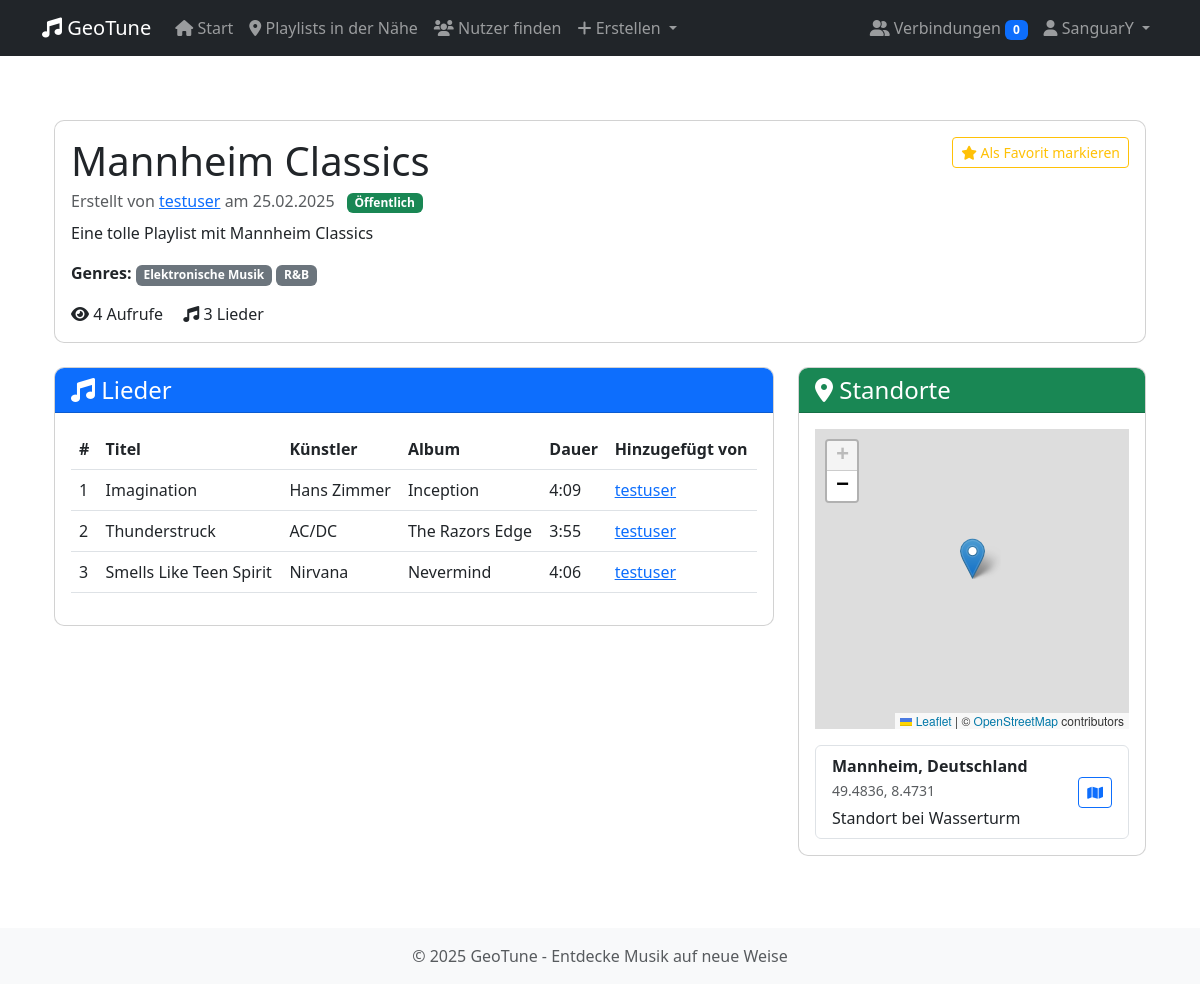
/playlist/1/ (signed in), run on the app's committed database.
### geotune/models.py (models this page shows, shortened)
class Nutzer(AbstractUser):
    bio = models.TextField(blank=True)
    profilbild = models.ImageField(upload_to='profile_pics/', blank=True, null=True)
    premium_status = models.BooleanField(default=False)

class Playlist(models.Model):
    name = models.CharField(max_length=100)
    beschreibung = models.TextField(blank=True)
    erstellungsdatum = models.DateTimeField(default=timezone.now)
    erstellt_von = models.ForeignKey(Nutzer, on_delete=models.CASCADE, related_name='erstellte_playlists')
    ist_oeffentlich = models.BooleanField(default=True)
    anzahl_aufrufe = models.IntegerField(default=0)
    genres = models.ManyToManyField(Genre, related_name='playlists')
    standorte = models.ManyToManyField(Standort, through='PlaylistStandort', related_name='playlists')

class Genre(models.Model):
    name = models.CharField(max_length=50, unique=True)
    beschreibung = models.TextField(blank=True)

class PlaylistLied(models.Model):
    playlist = models.ForeignKey(Playlist, on_delete=models.CASCADE)
    lied = models.ForeignKey(Lied, on_delete=models.CASCADE)
    hinzugefuegt_von = models.ForeignKey(Nutzer, on_delete=models.SET_NULL, null=True)
    datum_hinzugefuegt = models.DateTimeField(default=timezone.now)
    class Meta:
        unique_together = ('playlist', 'lied')

class Lied(models.Model):
    titel = models.CharField(max_length=100)
    kuenstler = models.CharField(max_length=100)
    album = models.CharField(max_length=100, blank=True)
    dauer = models.IntegerField()  # in Sekunden
    externe_url = models.URLField(blank=True)
    cover_bild = models.URLField(blank=True)
    playlists = models.ManyToManyField(Playlist, through='PlaylistLied', related_name='lieder')

class PlaylistStandort(models.Model):
    playlist = models.ForeignKey(Playlist, on_delete=models.CASCADE)
    standort = models.ForeignKey(Standort, on_delete=models.CASCADE)
    gueltig_von = models.DateTimeField(default=timezone.now)
    gueltig_bis = models.DateTimeField(null=True, blank=True)
    class Meta:
        unique_together = ('playlist', 'standort')

class Standort(models.Model):
    breitengrad = models.FloatField()
    laengengrad = models.FloatField()
    adresse = models.CharField(max_length=255, blank=True)
    stadt = models.CharField(max_length=100, blank=True)
    land = models.CharField(max_length=100, blank=True)
    beschreibung = models.TextField(blank=True)

### geotune/views.py (the view)
# urls.py: path('playlist/<int:playlist_id>/', views.playlist_detail, name='playlist_detail'),
@login_required
def playlist_detail(request, playlist_id):
    playlist = get_object_or_404(Playlist, id=playlist_id)
    if not playlist.ist_oeffentlich and playlist.erstellt_von != request.user:
        messages.error(request, 'Du hast keine Berechtigung, diese Playlist anzusehen.')
        return redirect('index')
    playlist.anzahl_aufrufe += 1
    playlist.save()
    interaktion, created = NutzerPlaylistInteraktion.objects.get_or_create( # type: ignore
        nutzer=request.user,
        playlist=playlist,
        defaults={'letzter_besuch': timezone.now(), 'besuchszaehler': 1}
    )
    if not created:
        interaktion.letzter_besuch = timezone.now()
        interaktion.besuchszaehler += 1
        interaktion.save()
    lieder = PlaylistLied.objects.filter(playlist=playlist).select_related('lied', 'hinzugefuegt_von')
    if request.method == 'POST':
        lied_form = LiedForm(request.POST)
        if lied_form.is_valid():
            lied = lied_form.save()
            PlaylistLied.objects.create(
                playlist=playlist,
                lied=lied,
                hinzugefuegt_von=request.user
            )
            messages.success(request, 'Lied erfolgreich hinzugefügt!')
            return redirect('playlist_detail', playlist_id=playlist.id)
    else:
        lied_form = LiedForm()
    standorte = PlaylistStandort.objects.filter(playlist=playlist).select_related('standort') # type: ignore
    return render(request, 'geotune/playlist_detail.html', {
        'playlist': playlist,
        'lieder': lieder,
        'lied_form': lied_form,
        'standorte': standorte,
        'ist_favorit': interaktion.ist_favorit
    })

### geotune/context_processors.py (called while the page is built)
def verbindungsanfragen(request):
    anzahl = 0
    if request.user.is_authenticated:
        anzahl = request.user.erhaltene_verbindungen.filter(status='angefragt').count()
    return {'anzahl_verbindungsanfragen': anzahl}

### geotune/templatetags/custom_filters.py (called while the page is built)
@register.filter
def modulo(value, arg):
    return int(value) % int(arg)

@register.filter
def intdiv(value, arg):
    return int(value) // int(arg)

### geotune/templates/geotune/playlist_detail.html (shortened to what this page needs)
{% extends 'geotune/base.html' %}
{% load custom_filters %}
{% block content %}
<div class="container py-4">
    <div class="row mb-4">
        <div class="col-12">
            <div class="card">
                <div class="card-body">
                    <div class="d-flex justify-content-between align-items-start">
                        <div>
                            <h1 class="mb-1">{{ playlist.name }}</h1>
                            <p class="text-muted mb-2">
                                Erstellt von <a href="{% url 'nutzerprofil' playlist.erstellt_von.id %}">{{ playlist.erstellt_von.username }}</a>
                                am {{ playlist.erstellungsdatum|date:"d.m.Y" }}
                                {% if playlist.ist_oeffentlich %}
                                    <span class="badge bg-success ms-2">Öffentlich</span>
                                {% else %}
                                    <span class="badge bg-secondary ms-2">Privat</span>
                                {% endif %}
                            </p>
                            <p>{{ playlist.beschreibung }}</p>
                            {% if playlist.genres.all %}
                            <div class="mb-2">
                                <strong>Genres:</strong>
                                {% for genre in playlist.genres.all %}
                                <span class="badge bg-secondary">{{ genre.name }}</span>
                                {% endfor %}
                            </div>
                            {% endif %}
                            <div class="mt-3">
                                <span class="me-3"><i class="fas fa-eye"></i> {{ playlist.anzahl_aufrufe }} Aufrufe</span>
                                <span><i class="fas fa-music"></i> {{ lieder|length }} Lieder</span>
                            </div>
                        </div>
                        <div>
                            <button class="btn btn-sm {% if ist_favorit %}btn-warning{% else %}btn-outline-warning{% endif %} ms-2" id="favoriteBtn">
                                <i class="fas fa-star"></i>
                                {% if ist_favorit %}
                                    Favorit
                                {% else %}
                                    Als Favorit markieren
                                {% endif %}
                            </button>
                        </div>
                    </div>
                </div>
            </div>
        </div>
    </div>
    <div class="row">
        <div class="col-md-8">
            <div class="card mb-4">
                <div class="card-header bg-primary text-white d-flex justify-content-between align-items-center">
                    <h4 class="mb-0"><i class="fas fa-music"></i> Lieder</h4>
                </div>
                <div class="card-body">
                    {% if lieder %}
                    <div class="table-responsive">
                        <table class="table table-hover">
                            <thead>
                                <tr>
                                    <th>#</th>
                                    <th>Titel</th>
                                    <th>Künstler</th>
                                    <th>Album</th>
                                    <th>Dauer</th>
                                    <th>Hinzugefügt von</th>
                                </tr>
                            </thead>
                            <tbody>
                                {% for playlist_lied in lieder %}
                                <tr>
                                    <td>{{ forloop.counter }}</td>
                                    <td>
                                        {% if playlist_lied.lied.externe_url %}
                                            <a href="{{ playlist_lied.lied.externe_url }}" target="_blank" rel="noopener" class="text-decoration-none">
                                                {{ playlist_lied.lied.titel }}
                                                <i class="fas fa-external-link-alt text-muted small ms-1"></i>
                                            </a>
                                        {% else %}
                                            {{ playlist_lied.lied.titel }}
                                        {% endif %}
                                    </td>
                                    <td>{{ playlist_lied.lied.kuenstler }}</td>
                                    <td>{{ playlist_lied.lied.album }}</td>
                                    <td>{{ playlist_lied.lied.dauer|intdiv:60 }}:{{ playlist_lied.lied.dauer|modulo:60|stringformat:"02d" }}</td>
                                    <td>
                                        <a href="{% url 'nutzerprofil' playlist_lied.hinzugefuegt_von.id %}">
                                            {{ playlist_lied.hinzugefuegt_von.username }}
                                        </a>
                                    </td>
                                </tr>
                                {% endfor %}
                            </tbody>
                        </table>
                    </div>
                    {% else %}
                    <p class="text-muted">Diese Playlist enthält noch keine Lieder.</p>
                    {% endif %}
                </div>
            </div>
        </div>
        <div class="col-md-4">
            <div class="card mb-4">
                <div class="card-header bg-success text-white">
                    <h4 class="mb-0"><i class="fas fa-map-marker-alt"></i> Standorte</h4>
                </div>
                <div class="card-body">
                    {% if standorte %}
                    <div id="map" style="height: 300px;" class="mb-3"></div>
                    <ul class="list-group">
                        {% for ps in standorte %}
                        <li class="list-group-item">
                            <div class="d-flex justify-content-between align-items-center">
                                <div>
                                    {% if ps.standort.stadt or ps.standort.land %}
                                        <strong>{{ ps.standort.stadt }}{% if ps.standort.stadt and ps.standort.land %}, {% endif %}{{ ps.standort.land }}</strong><br>
                                    {% endif %}
                                    <small class="text-muted">{{ ps.standort.breitengrad }}, {{ ps.standort.laengengrad }}</small>
                                    {% if ps.standort.beschreibung %}
                                        <p class="mb-0 mt-1">{{ ps.standort.beschreibung }}</p>
                                    {% endif %}
                                </div>
                                <a href="https://www.google.com/maps/search/?api=1&query={{ ps.standort.breitengrad }},{{ ps.standort.laengengrad }}"
                                   target="_blank" rel="noopener" class="btn btn-sm btn-outline-primary">
                                    <i class="fas fa-map"></i>
                                </a>
                            </div>
                        </li>
                        {% endfor %}
                    </ul>
                    {% else %}
                    <p class="text-muted">Diese Playlist ist noch keinem Standort zugeordnet.</p>
                    {% endif %}
                </div>
            </div>
        </div>
    </div>
</div>
{% endblock %}

### geotune/templates/geotune/base.html (shortened to what this page needs)
<!DOCTYPE html>
<html lang="de">
<head>
    <link href="https://cdn.jsdelivr.net/npm/bootstrap@5.3.0/dist/css/bootstrap.min.css" rel="stylesheet">
    <link rel="stylesheet" href="https://cdnjs.cloudflare.com/ajax/libs/font-awesome/6.0.0/css/all.min.css">
    {% load static %}
    <link rel="stylesheet" href="{% static 'geotune/css/style.css' %}">
    <link rel="stylesheet" href="https://unpkg.com/leaflet@1.7.1/dist/leaflet.css">
</head>
<body>
    <nav class="navbar navbar-expand-lg navbar-dark bg-dark">
        <div class="container">
            <a class="navbar-brand" href="{% url 'index' %}">
                <i class="fas fa-music"></i> GeoTune
            </a>
            <div class="collapse navbar-collapse" id="navbarNav">
                <ul class="navbar-nav me-auto">
                    <li class="nav-item">
                        <a class="nav-link" href="{% url 'index' %}">
                            <i class="fas fa-home"></i> Start
                        </a>
                    </li>
                    {% if user.is_authenticated %}
                        <li class="nav-item">
                            <a class="nav-link" href="{% url 'playlists_in_der_naehe' %}">
                                <i class="fas fa-map-marker-alt"></i> Playlists in der Nähe
                            </a>
                        </li>
                        <li class="nav-item">
                            <a class="nav-link" href="{% url 'nutzer_empfehlungen' %}">
                                <i class="fas fa-users"></i> Nutzer finden
                            </a>
                        </li>
                        <li class="nav-item dropdown">
                            <a class="nav-link dropdown-toggle" href="#" id="navbarDropdown" role="button"
                               data-bs-toggle="dropdown" aria-expanded="false">
                                <i class="fas fa-plus"></i> Erstellen
                            </a>
                        </li>
                    {% endif %}
                </ul>
                <ul class="navbar-nav">
                    {% if user.is_authenticated %}
                        <li class="nav-item">
                            <a class="nav-link" href="{% url 'verbindungen' %}">
                                <i class="fas fa-user-friends"></i> Verbindungen
                                <span class="badge bg-primary">{{ anzahl_verbindungsanfragen }}</span>
                            </a>
                        </li>
                        <li class="nav-item dropdown">
                            <a class="nav-link dropdown-toggle" href="#" id="userDropdown" role="button"
                               data-bs-toggle="dropdown" aria-expanded="false">
                                <i class="fas fa-user"></i> {{ user.username }}
                            </a>
                                </li>
                            </ul>
                    {% endif %}
            </div>
        </div>
    </nav>
    <main class="container py-4">
        {% block content %}{% endblock %}
    </main>
    <footer class="footer mt-auto py-3 bg-light">
        <div class="container text-center">
            <span class="text-muted">© {% now "Y" %} GeoTune - Entdecke Musik auf neue Weise</span>
        </div>
    </footer>
</body>
</html>

### geotune/static/geotune/css/style.css (style rules this page uses)
.card { border-radius: 10px; overflow: hidden; }

### data on the page
Nutzer: username "SanguarY"
Playlist: name "Mannheim Classics", erstellt_von.username "testuser", erstellungsdatum "25.02.2025", beschreibung "Eine tolle Playlist mit Mannheim Classics", anzahl_aufrufe "4"
Genre: name "Elektronische Musik"
Genre: name "R&B"
PlaylistLied: lied.titel "Imagination", lied.kuenstler "Hans Zimmer", lied.album "Inception", lied.dauer "4", lied.dauer|modulo "09", hinzugefuegt_von.username "testuser"
PlaylistLied: lied.titel "Thunderstruck", lied.kuenstler "AC/DC", lied.album "The Razors Edge", lied.dauer "3", lied.dauer|modulo "55", hinzugefuegt_von.username "testuser"
PlaylistLied: lied.titel "Smells Like Teen Spirit", lied.kuenstler "Nirvana", lied.album "Nevermind", lied.dauer "4", lied.dauer|modulo "06", hinzugefuegt_von.username "testuser"
PlaylistStandort: standort.stadt "Mannheim", standort.land "Deutschland", standort.breitengrad "49.4836", standort.laengengrad "8.4731", standort.beschreibung "Standort bei Wasserturm"

### other printed values
{{ anzahl_verbindungsanfragen }} "0"
{{ lieder|length }} "3"
